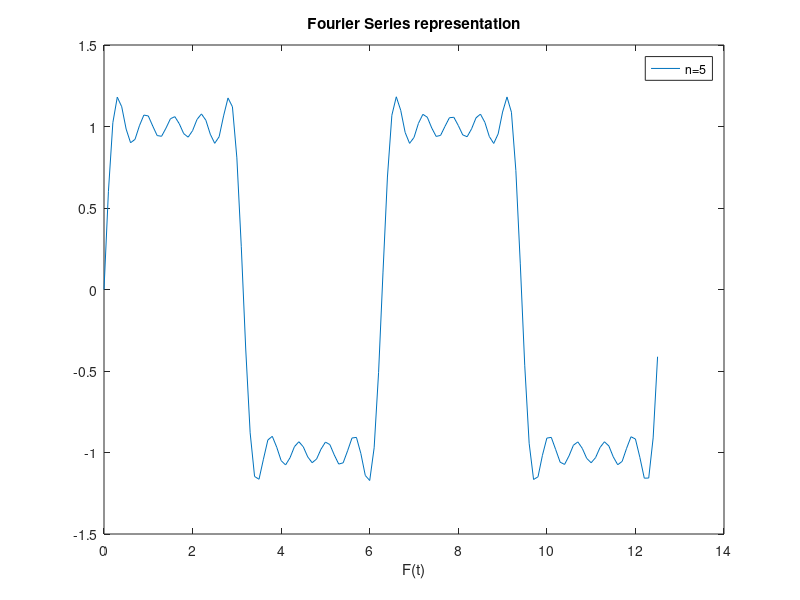

This chart was generated by the following MATLAB code:
t=0:0.1:4*pi;
yn=0;
n = input('value of n: ');
for k=1:n
    yn=yn+(  sin((2*k-1)*t) * (4/((2*k-1)*pi))   );
end
plot(t,yn)
title('Fourier Series representation')
xlabel('F(t)')
legend(strcat('n=',num2str(n)),'f(t)')